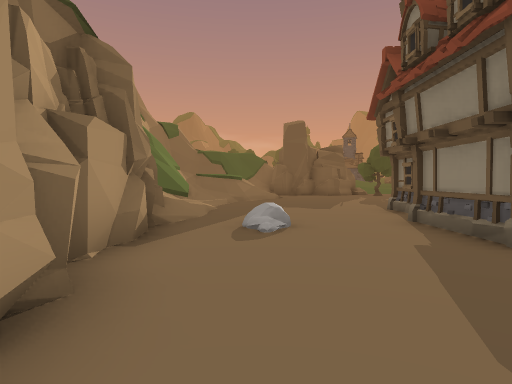
[1] (above)

24 first-person views from a walk through a Unity game level. The camera is 1.5 m above the floor, tilts 2° down and sees 75° across. Doors are open. The floor is counted in squares, 2 m on a side. Each view is taken from the middle of a square. On the plan, view 1 faces up. The plan holds only what a view shows up to about 11 squares ahead; the rest is blank. The place goes on beyond the plan. The player is left out.

[2]
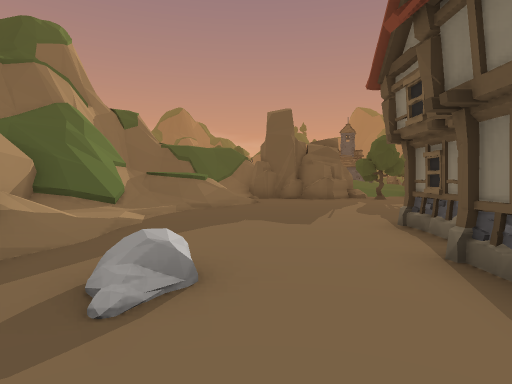

[3]
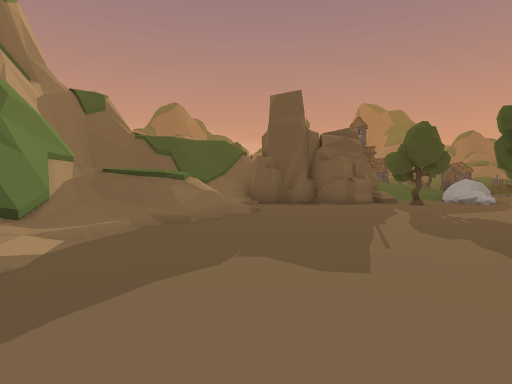

[4]
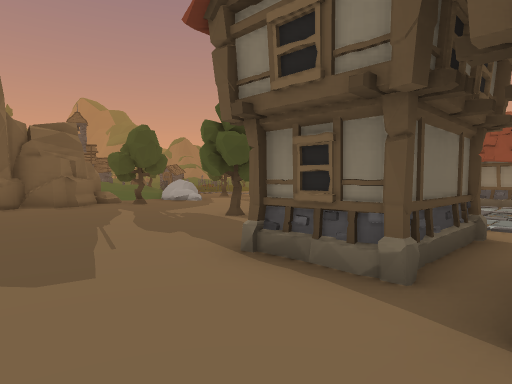

[5]
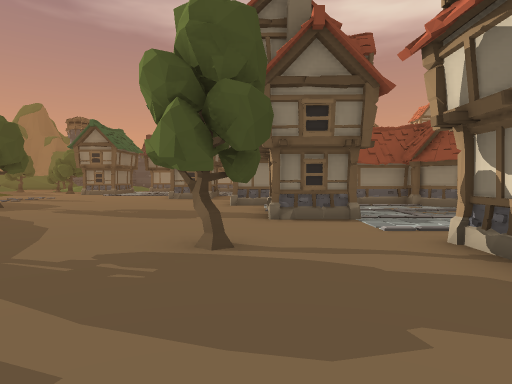

[6]
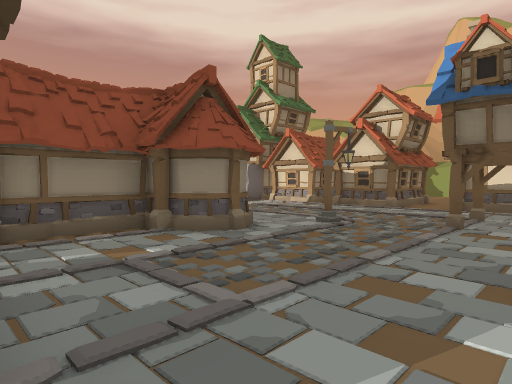

[7]
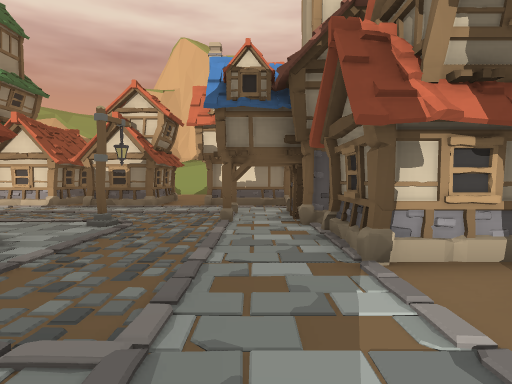

[8]
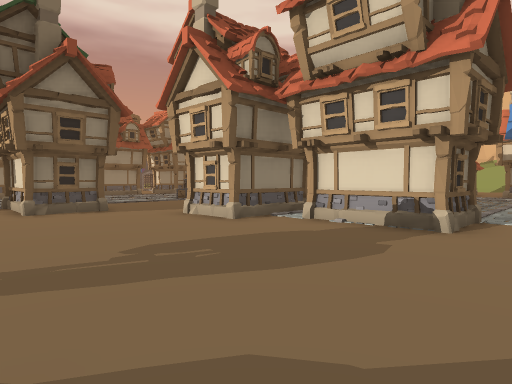

[9]
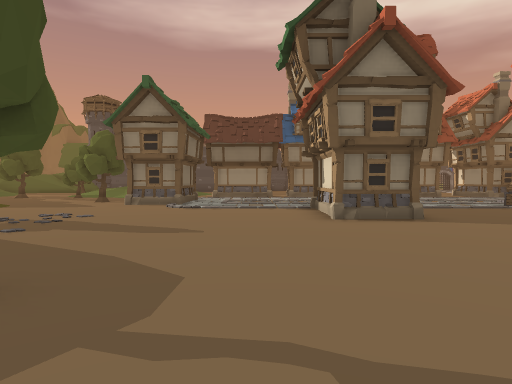

[10]
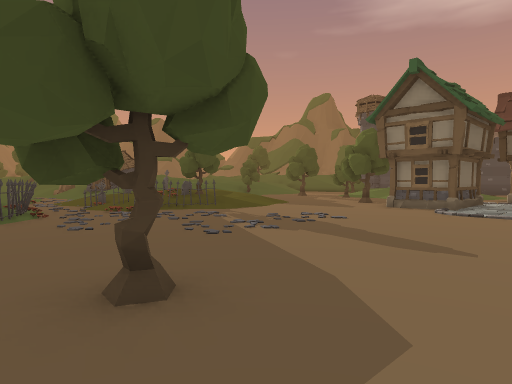

[11]
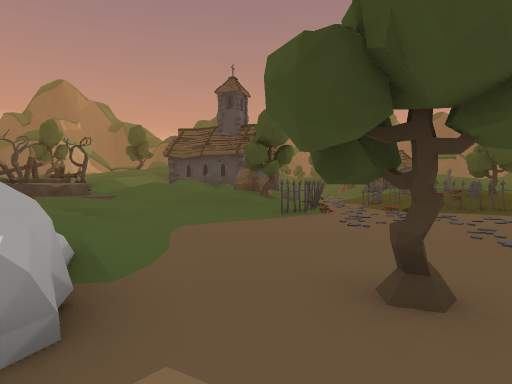

[12]
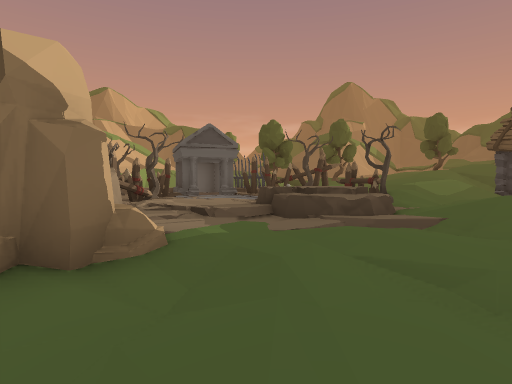

[13]
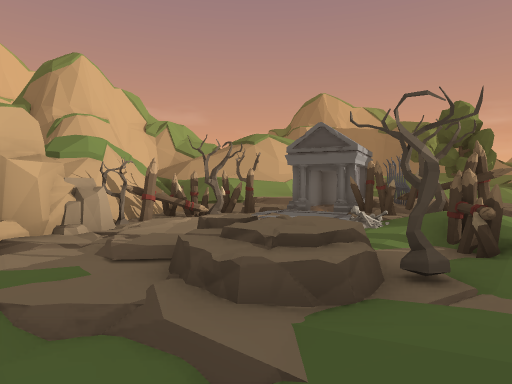

[14]
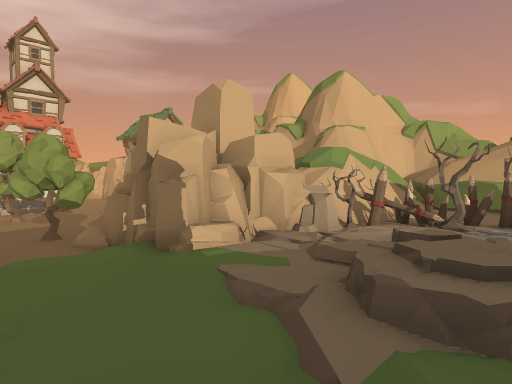

[15]
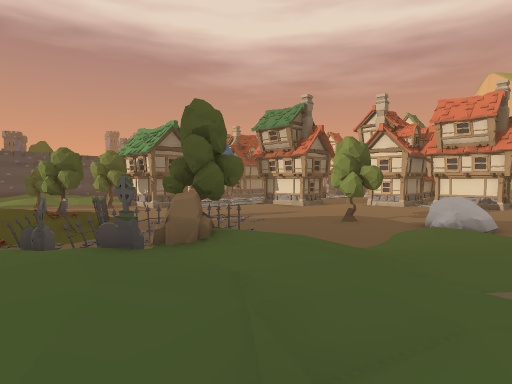

[16]
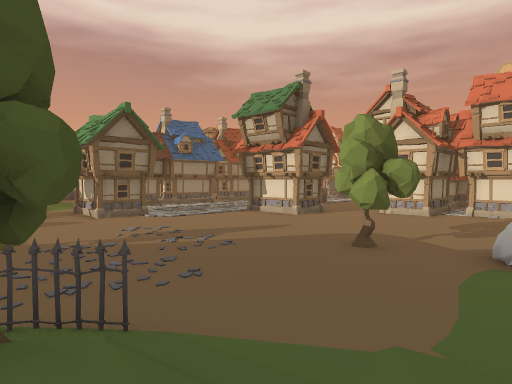

[17]
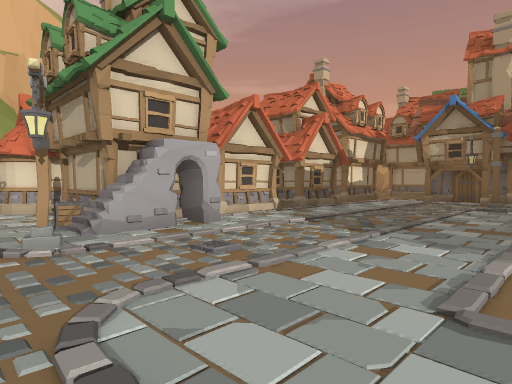

[18]
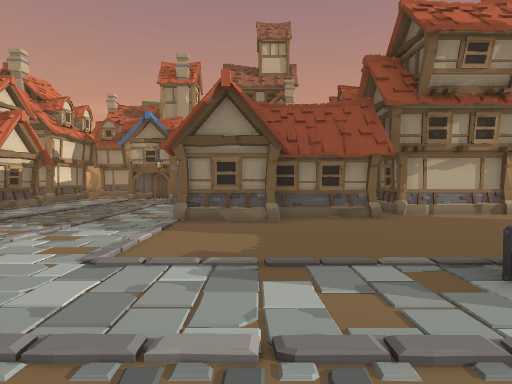

[19]
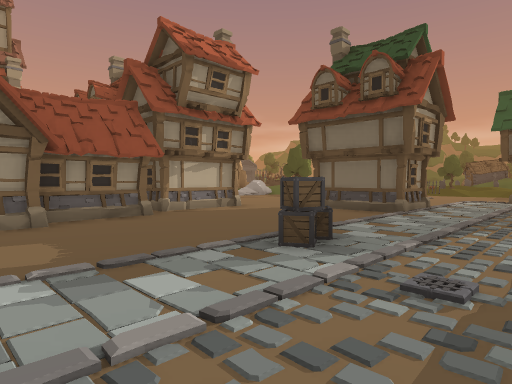

[20]
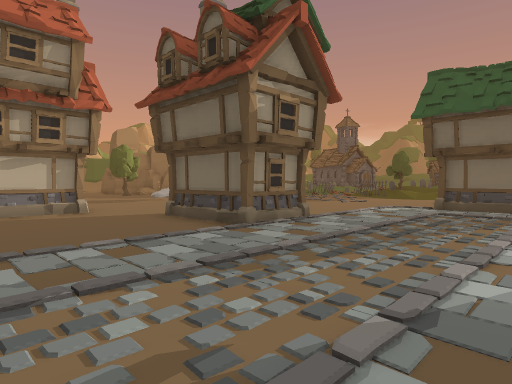

[21]
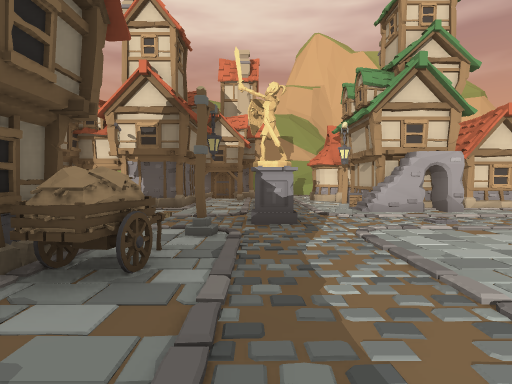

[22]
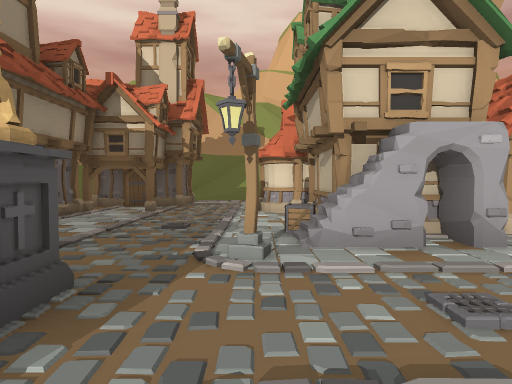

[23]
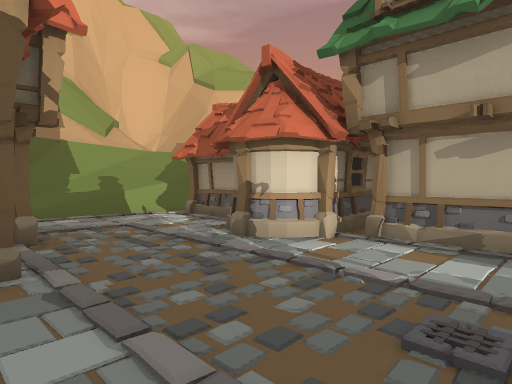

[24]
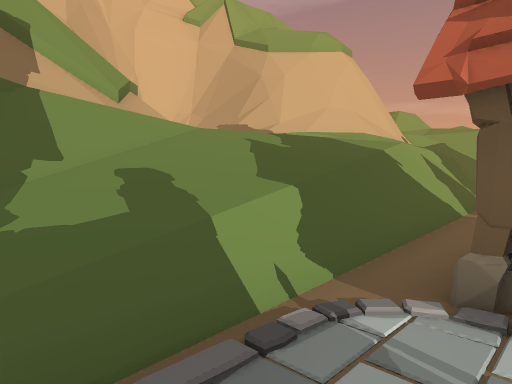

### Floor plan
Key: @ floor where view 1 was taken; # wall or solid block; . main floor; : floor 0.75 m higher than the main floor; + floor 1 m higher than the main floor; * floor 1.25 m higher than the main floor; % floor 4 m higher than the main floor; / step, stairs or slope; D open door; = window, fence, low wall or low ledge; H house; T tree; C crate; F fence; S spikes; M tombstone; R rock; O other object.
Columns run from 4 left of view 1 to 22 right of it. Each row starts with its distance up from view 1.
 27  OOOSST/S///O//MO.O O
 26  OOOS//O:////MMO.FO///
 25    O::/ +T///OMMF.OOT/
 24 OO SS:/+*/////TFOOOFO///.
 23 #:::T/++R//////F..OO//...
 22 =   SS////////..........T
 21   ###TT#O////............T
 20     ####OO///...........HHH
 19          #///...........DD
 18          O..OO.T........DD
 17 ####/#####..O.............
 16 ##/  .....T...............
 15 #    /....................
 14 ## ///..............HHH...
 13 ##///...............HHH....
 12 /=///.....T..........D.....
 11 ////......T....DHH.........
 10 ///..........H HHH.........
  9 #///....DD...H  HH....C....
  8   //....HDH...D.###...CC..
  7   //....HHH.....DD#........
  6   #.O..H ###....###........
  5   #...DD   DD..## #.......O
  4   #....HH  #..............O
  3   #.....  OO.O.O..........O
  2   #....   O#.............O.
  1    ...    OO...........O...
  0     @      .....D.DD###....
 -1            HHH.#D##DHHCC...
 -2               .#  #   H....
 -3               .#      H....
 -4                     ###...O
 -5                      ##...
 -6                      DD..OO
 -7                      #...OO
 -8                  .......//
 -9              ////////////
-10             ////////////=
-11             # ///////// =
-12               =/ //////=
-13               ##/  ////#
-14                ##   %###
-15                 #=  ###

Positions as (right, up) in squares from view 1, and headings:
1: (0, 0), facing up
2: (1, 3), facing up
3: (1, 6), facing up
4: (1, 6), facing up-right
5: (2, 11), facing right
6: (7, 9), facing down-right
7: (8, 9), facing down
8: (7, 16), facing down-right
9: (9, 16), facing right
10: (10, 16), facing up-right
11: (10, 16), facing up
12: (8, 19), facing up-left
13: (8, 24), facing left
14: (8, 25), facing down-left
15: (6, 27), facing down-right
16: (8, 24), facing down-right
17: (20, 5), facing down-left
18: (21, 6), facing left
19: (21, 5), facing up-left
20: (22, 9), facing up-left
21: (21, 8), facing down
22: (19, 4), facing down
23: (22, -1), facing down-left
24: (20, -7), facing down-left
